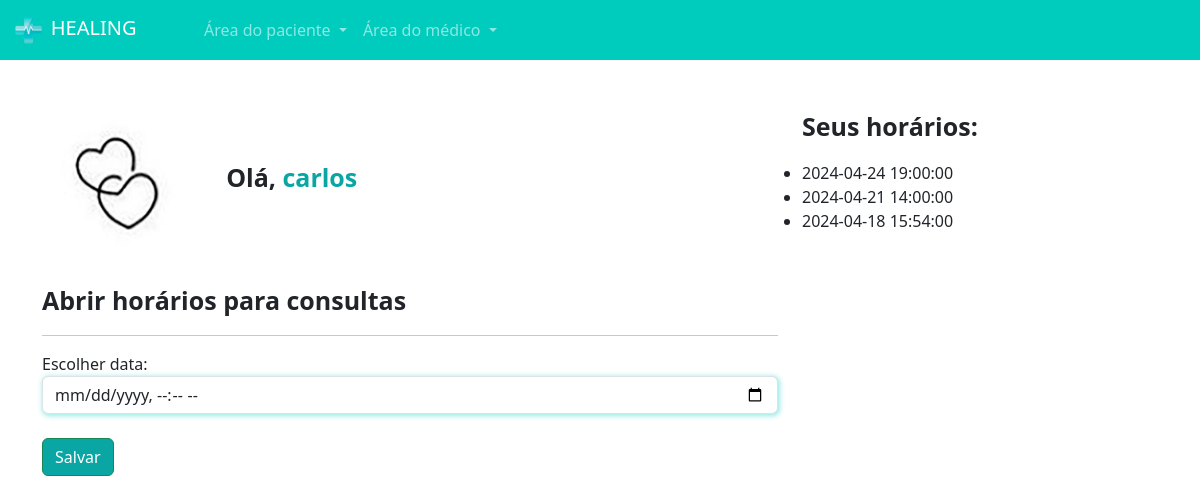
The app's page /medicos/abrir_horario/ (signed in), older data.
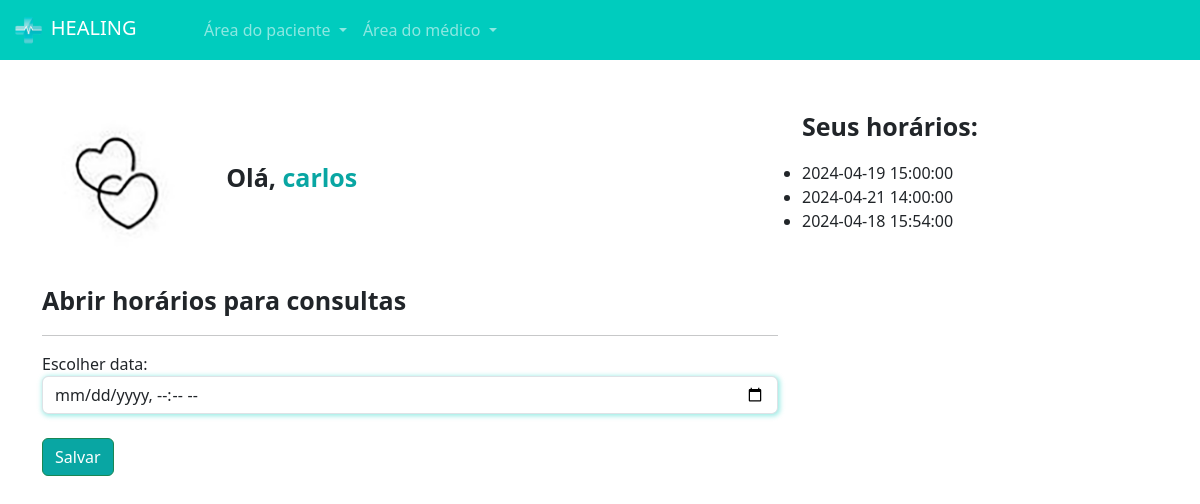
The same page, newer data.
### medico/models.py (models this page shows)
class DatasAbertas(models.Model):
      data = models.DateTimeField()
      user = models.ForeignKey(User, on_delete=models.DO_NOTHING)
      agendado = models.BooleanField(default=False)
      def __str__(self):
          return str(self.data)

### medico/views.py (the view, shortened to what this page needs)
# urls.py: path('abrir_horario/',  views.abrir_horario, name="abrir_horario"),
def abrir_horario(request):
    if not is_medico(request.user):
        messages.add_message(request, constants.WARNING, 'Somente medicos podem abrir horarios')
        return redirect('/usuarios/sair')
    if request.method == "GET":
        dados_medicos = DadosMedico.objects.get(user=request.user)
        datas_abertas = DatasAbertas.objects.filter(user=request.user)
        return render(request, 'abrir_horario.html', {'dados_medicos':dados_medicos, 'datas_abertas':datas_abertas, 'is_medico': is_medico(request.user)})

### medico/models.py (called while the page is built)
def is_medico(user):
    return DadosMedico.objects.filter(user=user).exists()

### medico/templates/abrir_horario.html (shortened to what this page needs)
{% extends "base.html" %}
{% load static %}
{% block 'head' %}
    <link rel="stylesheet" href="{% static 'medicos/css/abrir_horario.css' %}">
    <link rel="stylesheet" href="{% static 'usuarios/css/usuarios.css' %}">
    <link rel="stylesheet" href="{% static 'medicos/css/cadastro_medico.css' %}">
{% endblock 'head' %}
{% block 'body' %}
{% include "partials/navbar.html" %}
    <div class="container">
        <br><br>
        <div class="row">
            <div class="col-md-8">
                <img src="{{dados_medicos.foto.url}}"  class="foto-perfil" alt="">
                <label style="margin-left: 30px; font-size: 25px" class="p-bold">Olá, <span class="color-dark">{{request.user.username}}</span></label>
                <br>
                <br>
                <p style="font-size: 25px" class="p-bold">Abrir horários para consultas</p>
                <hr>
                <form action="{% url 'abrir_horario' %}" method="POST">{% csrf_token %}
                    <label for="">Escolher data:</label>
                    <input type="datetime-local" name="data" class="form-control shadow-main-color">
                    <br>
                    <input type="submit" value="Salvar" class="btn btn-success btn-dark-color">
                </form>
            </div>
            <div class="col-md-4">
                <p style="font-size: 25px" class="p-bold">Seus horários:</p>
                <ul class="list-group">
                    {% for data in datas_abertas %}
                    <li>{{data}}</li>
                    {% endfor %}
                </ul>
            </div>
        </div>
    </div>
{% endblock 'body' %}

Row changes from the older to the newer data that the page shows:
changed DatasAbertas (number 1 of 3 on the later page): data "2024-04-24 19:00:00" → "2024-04-19 15:00:00"
